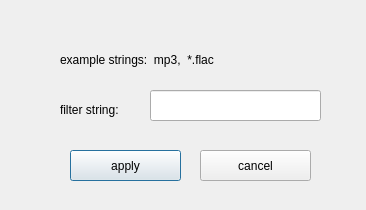
<?xml version="1.0" encoding="UTF-8"?>
<ui version="4.0">
 <class>FilterDialog</class>
 <widget class="QDialog" name="FilterDialog">
  <property name="geometry">
   <rect>
    <x>0</x>
    <y>0</y>
    <width>366</width>
    <height>210</height>
   </rect>
  </property>
  <property name="windowTitle">
   <string>filter</string>
  </property>
  <widget class="QPushButton" name="button_apply">
   <property name="geometry">
    <rect>
     <x>70</x>
     <y>150</y>
     <width>111</width>
     <height>31</height>
    </rect>
   </property>
   <property name="text">
    <string>apply</string>
   </property>
  </widget>
  <widget class="QPushButton" name="button_cancel">
   <property name="geometry">
    <rect>
     <x>200</x>
     <y>150</y>
     <width>111</width>
     <height>31</height>
    </rect>
   </property>
   <property name="text">
    <string>cancel</string>
   </property>
  </widget>
  <widget class="QLabel" name="label_string">
   <property name="geometry">
    <rect>
     <x>60</x>
     <y>100</y>
     <width>81</width>
     <height>20</height>
    </rect>
   </property>
   <property name="text">
    <string>filter string:</string>
   </property>
  </widget>
  <widget class="QLineEdit" name="line_string">
   <property name="geometry">
    <rect>
     <x>150</x>
     <y>90</y>
     <width>171</width>
     <height>31</height>
    </rect>
   </property>
  </widget>
  <widget class="QLabel" name="label_show">
   <property name="geometry">
    <rect>
     <x>60</x>
     <y>50</y>
     <width>181</width>
     <height>20</height>
    </rect>
   </property>
   <property name="text">
    <string>example strings:  mp3,  *.flac</string>
   </property>
  </widget>
 </widget>
 <tabstops>
  <tabstop>line_string</tabstop>
  <tabstop>button_apply</tabstop>
  <tabstop>button_cancel</tabstop>
 </tabstops>
 <resources/>
 <connections/>
</ui>
